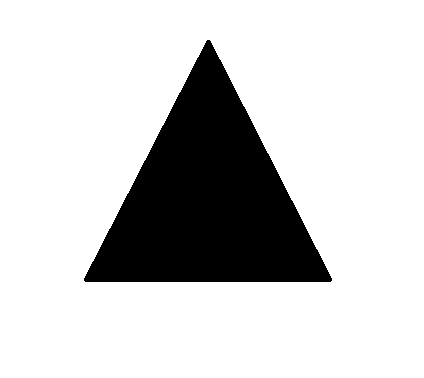
#> input picture CV/Shapes/TRIANGLE.png, 424 x 378 px
$ python shapedetection2.py --image Shapes/TRIANGLE.png
#> lines starting #> are read from the running program, lines starting #| are printed output that depends on the picture; after the words box and inside, x2 and y2 are one past the last pixel; in counts of white or black regions, pixels touching at a corner belong together
#10/27/18, shape detection using image moments/hu moments/matchshapes
import numpy as np
import argparse
import cv2
import imutils
# construct the argument parse and parse the arguments
ap = argparse.ArgumentParser()
ap.add_argument("-i", "--image", help = "path to the image")
args = vars(ap.parse_args())

# load the image
image = cv2.imread(args["image"])
#> image is the input picture: shape (378, 424, 3); 80.8% white; 1 black region, box (x1, y1, x2, y2) and area: (84, 40, 332, 282) 30749
image = imutils.resize(image, width = 400)
#> image: shape (356, 400, 3)
image2 = cv2.cvtColor(image,cv2.COLOR_BGR2GRAY)
ret,image3 = cv2.threshold(image2,127,255,cv2.THRESH_BINARY_INV)					#need _INV for black on white, remove for white on black
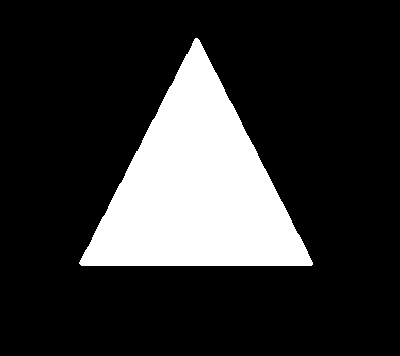
#> image3: shape (356, 400); 19.2% white; 1 white region
#image3 = cv2.cvtColor(image,cv2.COLOR_BGR2GRAY)
cv2.imshow("Black and White", image3)
cnt = cv2.findContours(image3,cv2.RETR_EXTERNAL,cv2.CHAIN_APPROX_SIMPLE)
#> cnt = 1 contour; box (x1, y1, x2, y2) and area: (79, 38, 313, 266) 27063
print(len(cnt))
#| 2
cnt = cnt[0]
#cv2.imwrite(args["image"],image3)
#> (the run stopped early here; a loop or call above may not have finished)

$ run again, with CV/Shapes/CIRCLE2.PNG copied over CV/Shapes/TRIANGLE.png
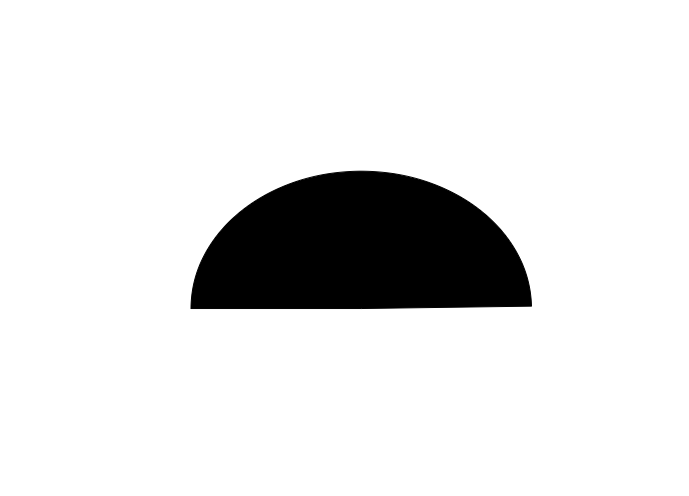
#> input picture CV/Shapes/CIRCLE2.PNG, 689 x 496 px
#> image is the input picture: shape (496, 689, 3); min 0, max 255, mean 227.4
#> image: shape (287, 400, 3)
#> `ret,image3 = cv2.threshold(image2,127,255,cv2.THRESH_BINARY_INV)`:
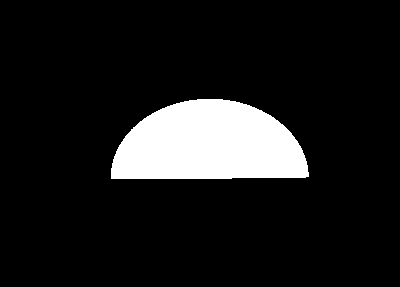
#> image3: shape (287, 400); 10.8% white; 1 white region
#> cnt = 1 contour; box (x1, y1, x2, y2) and area: (111, 99, 309, 179) 12209
#| 2

$ run again, with CV/Shapes/directFromVideo.PNG copied over CV/Shapes/TRIANGLE.png
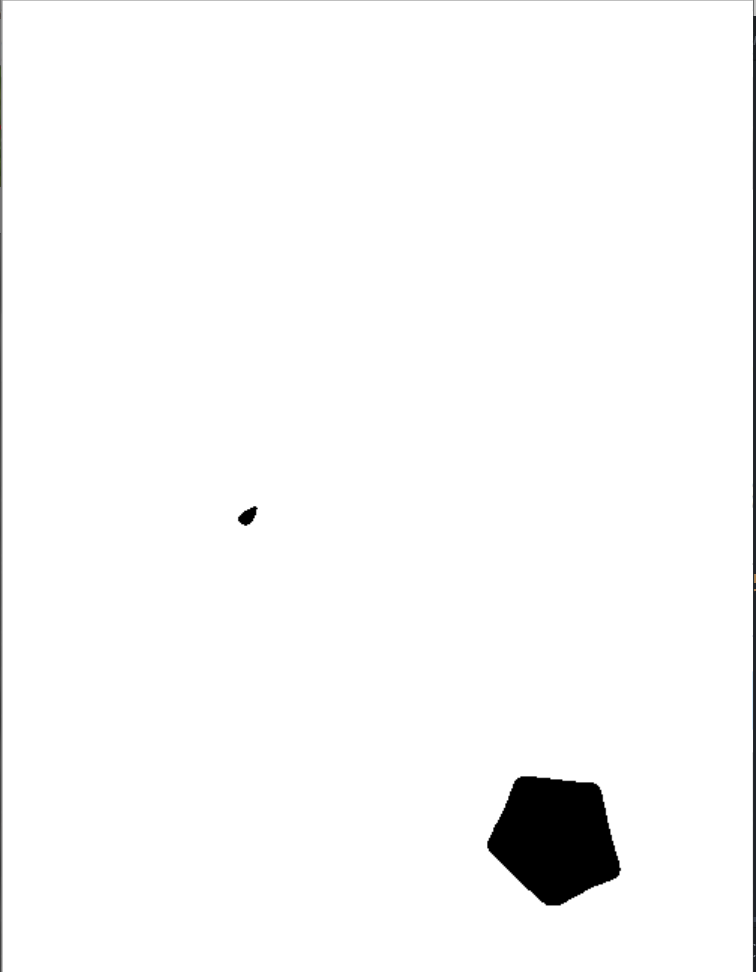
#> input picture CV/Shapes/directFromVideo.PNG, 756 x 972 px
#> image is the input picture: shape (972, 756, 3); mean B, G, R 249.3, 249.3, 249.2
#> image: shape (514, 400, 3)
#> `ret,image3 = cv2.threshold(image2,127,255,cv2.THRESH_BINARY_INV)`:
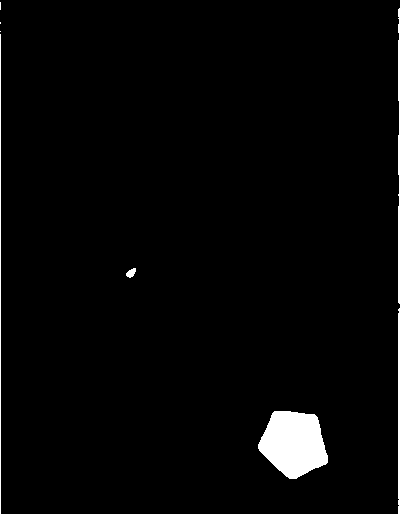
#> image3: shape (514, 400); 2.4% white; 8 white regions (3 under 20 px)
#> cnt = 8 contours, 4 with area under 20; largest, box (x1, y1, x2, y2) and area: (258, 411, 328, 479) 3326, (398, 8, 400, 304) 218, (398, 308, 400, 514) 200, (126, 268, 136, 278) 50
#| 2
